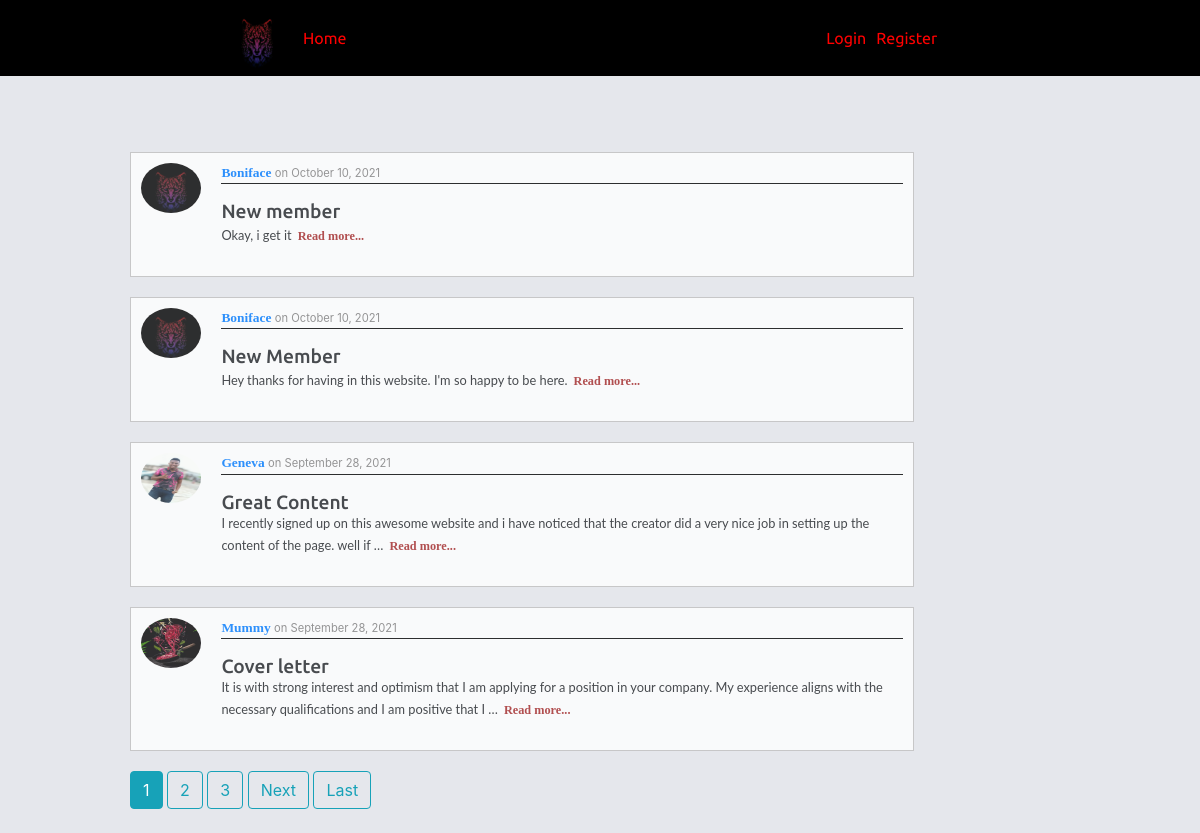
The page /posts/home/ on the database as committed earlier.
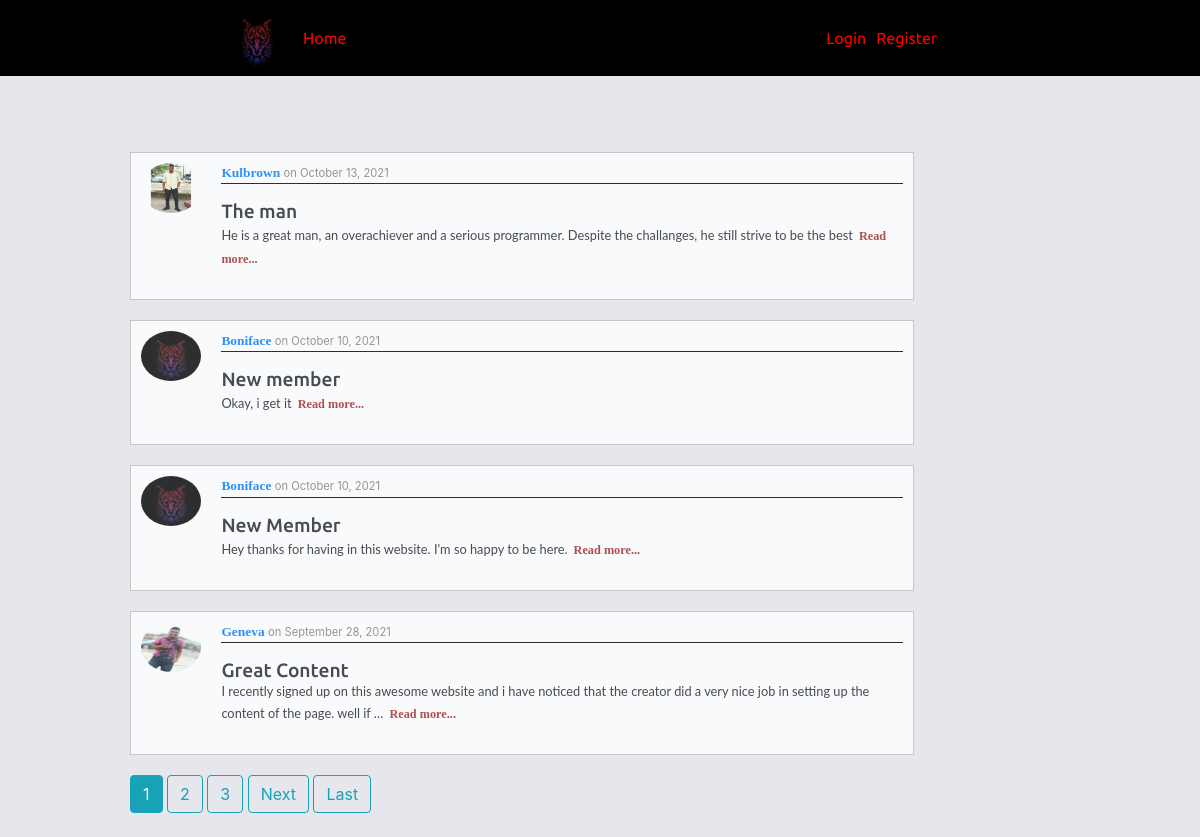
The same page on the database as committed later.
### posts/models.py (models this page shows, shortened)
class postmode(models.Model):
    title = models.CharField(max_length=100)
    content = models.TextField()
    date_posted = models.DateTimeField(default=timezone.now)
    author = models.ForeignKey(User, on_delete=models.CASCADE)
    def get_absolute_url(self):
        return reverse('post-detail', kwargs={"id": self.id})

### users/models.py (models this page shows, shortened)
class Profile(models.Model):
     user = models.OneToOneField(User, on_delete=models.CASCADE)
     image = models.ImageField(default='default.jpg', upload_to='profile_pics')

### posts/views.py (the view)
# urls.py: path('home/', views.list_view.as_view(), name='post-home'),
class list_view(ListView):
    model = postmode
    template_name = "post_home.html"
    context_object_name = 'posts'
    ordering = ['-date_posted'] # it is use to set the post to the current one
    paginate_by = 4 #It is use to divide the posts in a single page

### posts/templates/post_home.html (shortened to what this page needs)
{% extends "post_base.html" %}
{% load static %}
{% block content %}
        {% for instance in posts %}
    <div class="second1">
        <img  width="40px;" src="{{ instance.author.profile.image.url}}">
       <div class="second">
          <p><span><a style="text-decoration: none;"
                      href="{% url 'user-post' instance.author.username %}">{{ instance.author}}</a>
          </span> on {{ instance.date_posted|date:"F d, Y" }}</p>
        <h2>{{ instance.title }}</h2>
        <div class="span1">{{ instance.content|truncatewords:30 }}<span class="span2"><a href="{{ instance.get_absolute_url }}">Read more...</a></span></div>
       </div>
    </div>
        {% endfor %}
    <div class="page">
       {% if is_paginated %}
         {% for num in page_obj.paginator.page_range %}
            {% if page_obj.number == num %}
                  <a class="btn btn-info mb-4" href="?page={{ num }}">{{ num }}</a>
              {% elif num > page_obj.number|add:'-3' and num < page_obj.number|add:'3' %}
                  <a class="btn btn-outline-info mb-4" href="?page={{ num }}">{{ num }}</a>
           {% endif %}
        {% endfor %}
         {% if page_obj.has_next %}
            <a class="btn btn-outline-info mb-4" href="?page={{ page_obj.next_page_number }}">Next</a>
            <a class="btn btn-outline-info mb-4" href="?page={{ page_obj.paginator.num_pages }}">Last</a>
           {% endif %}
        {% endif %}
    </div>
{% endblock %}

### posts/templates/post_base.html (shortened to what this page needs)
{% load static %}
<!DOCTYPE html>
<html lang="en">
 <head>
    <link rel="stylesheet" href="https://stackpath.bootstrapcdn.com/bootstrap/4.1.3/css/bootstrap.min.css"
>
    <link rel="stylesheet" href="https://cdn.jsdelivr.net/npm/@fortawesome/fontawesome-free@5.15.4/css/fontawesome.min.css"
>
   <link href="https://stackpath.bootstrapcdn.com/font-awesome/4.7.0/css/font-awesome.min.css"  rel="stylesheet">
      <link rel="stylesheet" href="https://cdnjs.cloudflare.com/ajax/libs/font-awesome/5.14.0/css/all.min.css"/>
    <link rel="stylesheet" type="text/css" href="{% static 'posts/main.css' %}">
 </head>
  <body>
      <div style="background-color: black;">
         <header>
               <div id="header1">
                    <img  width="60px;" style="border-radius: 50%;" src="{% static 'posts/media/Blog.jpg'%}" alt="This is my Blog logo">
                 <ul class="nav2"   style="font-size: 1em;
                             position: relative;
                             top: 13%;
                             color: red;">
                     <li><a href="{% url 'post-home' %}">Home</a></li>
                 </ul>
               </div>
               <div class="log">
                   {% if user.is_authenticated %}
                      <div><a href="{% url 'post-create' %}">Post</a></div>
                      <div><a href="{% url 'user_profile' %}">Profile</a></div>
                      <div><a href="{% url 'user_logout' %}">Logout</a></div>
                   {% else %}
                     <div><a href="{% url 'user_login' %}">Login</a></div>
                     <div><a href="{% url 'user_register' %}">Register</a></div>
                   {% endif %}
               </div>
         </header>
      </div>
     <main>
       <div class="main">
             <div class="main1">
                <br>
             {% block content %}{% endblock %}
            </div>
       </div>
     </main>
  </body>
</html>

### posts/static/posts/main.css (style rules this page uses)
* { margin: 0; padding: 0; box-sizing: border-box; }
body { background: rgba(190, 197, 209, 0.4); }
main { max-width: 980px; width: 90%; margin: 0 auto; }
header { width: 100%; display: flex; justify-content: space-around; align-items: center; margin-bottom: 25px; }
#header1 { display: flex; justify-content: space-between; align-items: center; }
#header1 img { display: inline-block; }
#header1 ul { display: inline-block; font-family: 'Ubuntu', sans-serif; display: flex; flex-wrap: no-wrap; justify-content: space-around; font-size: 1.3rem; }
ul li { list-style: none; margin-left: 1em; margin-top: 1em; }
#header1 ul li a { text-decoration: none; color: red; transition: color 500ms ease; }
.log { display: flex; flex-wrap: no-wrap; justify-content: space-between; padding: 10px; margin: 10px; align-items: center; margin: 1em; position: relative; top: 5%; }
.log a { font-family: 'Ubuntu', sans-serif; text-decoration: none; color: red; margin: 10px; margin-left: 0; font-size: 1em; transition: color 500ms ease; }
.main { position: relative; left: 20px; top: 27px; max-width: 980px; width: 80%; }
.main1 { height: 250px; position: relative; display: grid; }
.second1 { border: 1px solid silver; opacity: 0.8; margin-bottom: 20px; background: white; display: grid; grid-template-columns: 9% 91%; }
.second1 img { width: 60px; border-radius: 50%; height: 50px; margin: 10px; }
.second { margin: 10px; background: white; }
.second p { font-size: 0.7em; margin-left: 10px; color: grey; border-bottom: 1px solid black; }
.second h2 { margin: 10px; margin-top: 0; font-size: 1.2rem; font-family: 'Ubuntu', sans-serif; margin-bottom: 0; }
.second span { font-weight: bold; font-family: 'Caramel', cursive; font-size: 1.2em; color: red; margin-bottom: 0; }
.span1 { font-size: 0.8em; margin-left: 10px; font-family: "lato", sans-serif; margin-bottom: 20px; }
.span2 { margin-left: 6px; }
.span2 a { text-decoration: none; font-size: 0.8em; color: brown; }

Rows that differ between the two databases and show on the page:
no longer on this page (row unchanged): postmode: author.profile.image (picture), author "Mummy", date_posted "September 28, 2021", title "Cover letter", content "It is with strong interest and optimism that I am applying for a position in your company. My experience aligns with the necessary qualifications and I am positive that I …"
added postmode: author.profile.image (picture), author "Kulbrown", date_posted "October 13, 2021", title "The man", content "He is a great man, an overachiever and a serious programmer. Despite the challanges, he still strive to be the best"
